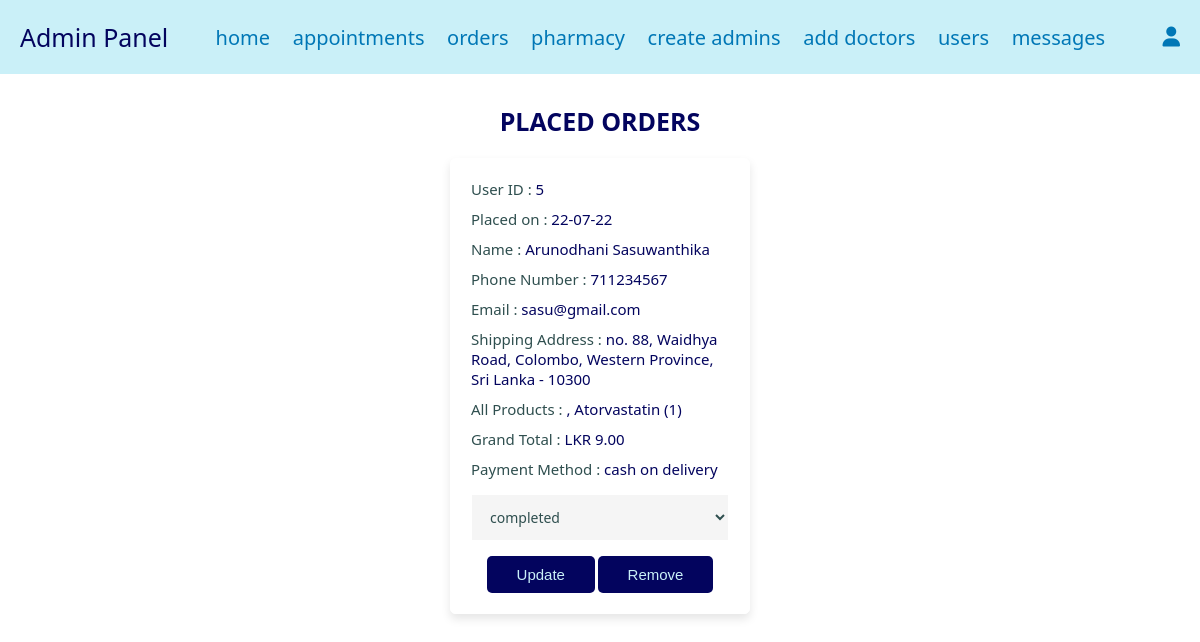
The app's page /Admin/admin_orders.php (signed in) with its own data.
### tables this page shows
CREATE TABLE IF NOT EXISTS `orders` (
  `id` int(100) NOT NULL AUTO_INCREMENT,
  `patient_id` int(100) NOT NULL,
  `name` varchar(100) NOT NULL,
  `phone_number` int(10) NOT NULL,
  `email` varchar(100) NOT NULL,
  `method` varchar(50) NOT NULL,
  `address` varchar(500) NOT NULL,
  `total_products` varchar(500) NOT NULL,
  `total_price` int(100) NOT NULL,
  `placed_on` varchar(50) NOT NULL,
  `payment_status` varchar(100) NOT NULL DEFAULT 'pending',
  PRIMARY KEY (`id`)
);

### Admin/admin_orders.php (the view, shortened to what this page needs)
<?php
include('connector.php');
?>
<!doctype html>
<html>
<head>
	<link rel="stylesheet" href="https://cdnjs.cloudflare.com/ajax/libs/font-awesome/6.1.1/css/all.min.css">
	<link rel="stylesheet" href="admin_styles.css">
</head>
<body>
	<?php
	include('admin_header.php');
	?>
<section class="orders">
	<h1 class="title">Placed Orders</h1>
	<div class="box-container">
		<?php
		$select_orders = mysqli_query($conn, "SELECT * FROM `orders`") or die('Query Failed!');
		if(mysqli_num_rows($select_orders) > 0) {
			while($fetch_orders = mysqli_fetch_assoc($select_orders)) {
		?>
		<div class="box">
		<p>User ID : <span><?php echo $fetch_orders['patient_id']; ?></span></p>
		<p>Placed on : <span><?php echo $fetch_orders['placed_on']; ?></span></p>
		<p>Name : <span><?php echo $fetch_orders['name']; ?></span></p>
		<p>Phone Number : <span><?php echo $fetch_orders['phone_number']; ?></span></p>
		<p>Email : <span><?php echo $fetch_orders['email']; ?></span></p>
		<p>Shipping Address : <span><?php echo $fetch_orders['address']; ?></span></p>
		<p>All Products : <span><?php echo $fetch_orders['total_products']; ?></span></p>
		<p>Grand Total : <span>LKR <?php echo $fetch_orders['total_price']; ?>.00</span></p>
		<p>Payment Method : <span><?php echo $fetch_orders['method']; ?></span></p>
			<form action="" method="post">
				<select name="update_payment">
					<option value="" selected disabled><?php echo $fetch_orders['payment_status']; ?></option>
				</select>
				<input type="submit" value="Update" name="update_order" class="option-btn">
				<a href="admin_orders.php?delete=<?php echo $fetch_orders['id']; ?>" onClick="return confirm('Are you certain you want to undo this order?');" class="delete-btn">Remove</a>
			</form>
		</div>
		<?php
				}
					}else{
						echo('<p class="empty">No orders are placed yet!</p>');
					}
	     ?>
	</div>
	</section>
</body>
</html>

### Admin/admin_styles.css (style rules this page uses)
* { font-family:system-ui, -apple-system, BlinkMacSystemFont, 'Segoe UI', Roboto, Oxygen, Ubuntu, Cantarell, 'Open Sans', 'Helvetica Neue'; margin:0; padding:0; box-sizing: border-box; outline: none; border:none; text-decoration: none; transition:all .2s linear; }
html { font-size: 62.5%; overflow-x: hidden; }
section { padding: 3rem 2rem; }
body { background-color: white; }
.title { text-align: center; margin-bottom: 2rem; text-transform: uppercase; color: #03045e; font-size: 2.5rem; }
.btn, .option-btn, .delete-btn, .white-btn { display: inline-block; margin-top: 1rem; padding:1rem 3rem; cursor: pointer; color: #caf0f8; font-size: 1.5rem; border-radius: .5rem; text-transform: capitalize; font-family: 'Rubik', sans-serif; }
.option-btn { background-color: #03045e; font-family: 'Rubik', sans-serif; }
.delete-btn { background-color: #03045e; font-family: 'Rubik', sans-serif; }
.orders .box-container { display:grid; grid-template-columns: repeat(auto-fit, 30rem); justify-content: center; gap: 1.5rem; max-width: 1200px; margin: 0 auto; align-items: flex-start; }
.orders .box-container .box { background-color: white; padding: 2rem; border: .1rem solid white; box-shadow: 0 .5rem 1rem rgba(0,0,0,.1); border-radius: .5rem; transition: transform 0.5s; }
.orders .box-container .box p { padding-bottom: 1rem; font-size: 1.5rem; color: darkslategray; }
.orders .box-container .box p span { color: #03045e; }
.orders .box-container .box form { text-align: center; }
.orders .box-container .box form select { width: 100%; background-color: whitesmoke; border: .1rem solid white; padding: 1.2rem 1.4rem; font-size: 1.4rem; color: darkslategray; margin: .5rem 0; }

### records on screen
orders: patient "5", placed_on "22-07-22", name "Arunodhani Sasuwanthika", phone_number "711234567", email "sasu@gmail.com", address "no. 88, Waidhya Road, Colombo, Western Province, Sri Lanka - 10300", total_products ", Atorvastatin (1)", total_price "9", method "cash on delivery", update_payment "completed"
